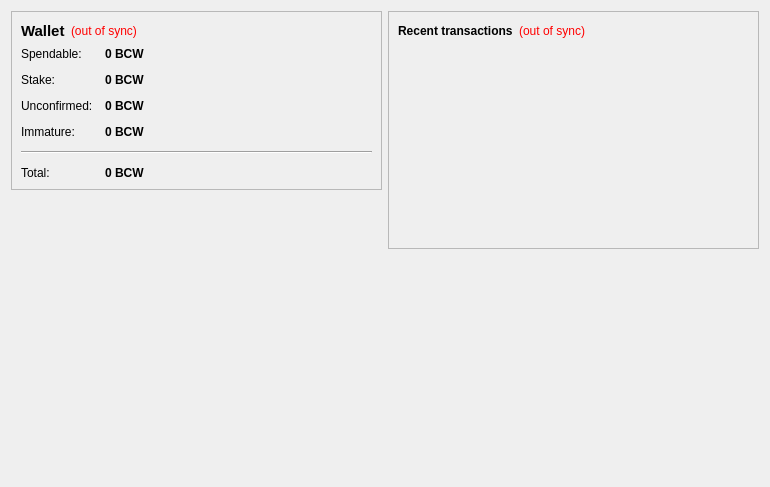
<?xml version="1.0" encoding="UTF-8"?>
<ui version="4.0">
 <class>OverviewPage</class>
 <widget class="QWidget" name="OverviewPage">
  <property name="geometry">
   <rect>
    <x>0</x>
    <y>0</y>
    <width>770</width>
    <height>487</height>
   </rect>
  </property>
  <property name="windowTitle">
   <string>Form</string>
  </property>
  <layout class="QHBoxLayout" name="horizontalLayout" stretch="1,1">
   <item>
    <layout class="QVBoxLayout" name="verticalLayout_2">
     <item>
      <widget class="QFrame" name="frame">
       <property name="frameShape">
        <enum>QFrame::StyledPanel</enum>
       </property>
       <property name="frameShadow">
        <enum>QFrame::Raised</enum>
       </property>
       <layout class="QVBoxLayout" name="verticalLayout_4">
        <item>
         <layout class="QHBoxLayout" name="horizontalLayout_4">
          <item>
           <widget class="QLabel" name="label_5">
            <property name="font">
             <font>
              <pointsize>11</pointsize>
              <weight>75</weight>
              <bold>true</bold>
             </font>
            </property>
            <property name="text">
             <string>Wallet</string>
            </property>
           </widget>
          </item>
          <item>
           <widget class="QLabel" name="labelWalletStatus">
            <property name="toolTip">
             <string>The displayed information may be out of date. Your wallet automatically synchronizes with the BoomChickawahwah network after a connection is established, but this process has not completed yet.</string>
            </property>
            <property name="styleSheet">
             <string notr="true">QLabel { color: red; }</string>
            </property>
            <property name="text">
             <string notr="true">(out of sync)</string>
            </property>
            <property name="alignment">
             <set>Qt::AlignLeading|Qt::AlignLeft|Qt::AlignVCenter</set>
            </property>
           </widget>
          </item>
          <item>
           <spacer name="horizontalSpacer_2">
            <property name="orientation">
             <enum>Qt::Horizontal</enum>
            </property>
            <property name="sizeHint" stdset="0">
             <size>
              <width>40</width>
              <height>20</height>
             </size>
            </property>
           </spacer>
          </item>
         </layout>
        </item>
        <item>
         <layout class="QFormLayout" name="formLayout_2">
          <property name="fieldGrowthPolicy">
           <enum>QFormLayout::AllNonFixedFieldsGrow</enum>
          </property>
          <property name="horizontalSpacing">
           <number>12</number>
          </property>
          <property name="verticalSpacing">
           <number>12</number>
          </property>
          <item row="0" column="0">
           <widget class="QLabel" name="label">
            <property name="text">
             <string>Spendable:</string>
            </property>
           </widget>
          </item>
          <item row="0" column="1">
           <widget class="QLabel" name="labelBalance">
            <property name="font">
             <font>
              <weight>75</weight>
              <bold>true</bold>
             </font>
            </property>
            <property name="cursor">
             <cursorShape>IBeamCursor</cursorShape>
            </property>
            <property name="toolTip">
             <string>Your current spendable balance</string>
            </property>
            <property name="text">
             <string notr="true">0 BCW</string>
            </property>
            <property name="textInteractionFlags">
             <set>Qt::LinksAccessibleByMouse|Qt::TextSelectableByKeyboard|Qt::TextSelectableByMouse</set>
            </property>
           </widget>
          </item>
          <item row="1" column="0">
           <widget class="QLabel" name="label_6">
            <property name="text">
             <string>Stake:</string>
            </property>
           </widget>
          </item>
          <item row="1" column="1">
           <widget class="QLabel" name="labelStake">
            <property name="font">
             <font>
              <weight>75</weight>
              <bold>true</bold>
             </font>
            </property>
            <property name="cursor">
             <cursorShape>IBeamCursor</cursorShape>
            </property>
            <property name="toolTip">
             <string>Total of coins that was staked, and do not yet count toward the current balance</string>
            </property>
            <property name="text">
             <string notr="true">0 BCW</string>
            </property>
            <property name="textInteractionFlags">
             <set>Qt::LinksAccessibleByMouse|Qt::TextSelectableByKeyboard|Qt::TextSelectableByMouse</set>
            </property>
           </widget>
          </item>
          <item row="2" column="0">
           <widget class="QLabel" name="label_3">
            <property name="text">
             <string>Unconfirmed:</string>
            </property>
           </widget>
          </item>
          <item row="2" column="1">
           <widget class="QLabel" name="labelUnconfirmed">
            <property name="font">
             <font>
              <weight>75</weight>
              <bold>true</bold>
             </font>
            </property>
            <property name="cursor">
             <cursorShape>IBeamCursor</cursorShape>
            </property>
            <property name="toolTip">
             <string>Total of transactions that have yet to be confirmed, and do not yet count toward the current balance</string>
            </property>
            <property name="text">
             <string notr="true">0 BCW</string>
            </property>
            <property name="textInteractionFlags">
             <set>Qt::LinksAccessibleByMouse|Qt::TextSelectableByKeyboard|Qt::TextSelectableByMouse</set>
            </property>
           </widget>
          </item>
          <item row="3" column="0">
           <widget class="QLabel" name="labelImmatureText">
            <property name="text">
             <string>Immature:</string>
            </property>
           </widget>
          </item>
          <item row="3" column="1">
           <widget class="QLabel" name="labelImmature">
            <property name="font">
             <font>
              <weight>75</weight>
              <bold>true</bold>
             </font>
            </property>
            <property name="toolTip">
             <string>Mined balance that has not yet matured</string>
            </property>
            <property name="text">
             <string notr="true">0 BCW</string>
            </property>
            <property name="textInteractionFlags">
             <set>Qt::LinksAccessibleByMouse|Qt::TextSelectableByKeyboard|Qt::TextSelectableByMouse</set>
            </property>
           </widget>
          </item>
          <item row="4" column="0" colspan="2">
           <widget class="Line" name="line">
            <property name="orientation">
             <enum>Qt::Horizontal</enum>
            </property>
           </widget>
          </item>
          <item row="5" column="0">
           <widget class="QLabel" name="labelTotalText">
            <property name="text">
             <string>Total:</string>
            </property>
           </widget>
          </item>
          <item row="5" column="1">
           <widget class="QLabel" name="labelTotal">
            <property name="font">
             <font>
              <weight>75</weight>
              <bold>true</bold>
             </font>
            </property>
            <property name="cursor">
             <cursorShape>IBeamCursor</cursorShape>
            </property>
            <property name="toolTip">
             <string>Your current total balance</string>
            </property>
            <property name="text">
             <string notr="true">0 BCW</string>
            </property>
            <property name="textInteractionFlags">
             <set>Qt::LinksAccessibleByMouse|Qt::TextSelectableByKeyboard|Qt::TextSelectableByMouse</set>
            </property>
           </widget>
          </item>
         </layout>
        </item>
       </layout>
      </widget>
     </item>
     <item>
      <spacer name="verticalSpacer">
       <property name="orientation">
        <enum>Qt::Vertical</enum>
       </property>
       <property name="sizeHint" stdset="0">
        <size>
         <width>20</width>
         <height>40</height>
        </size>
       </property>
      </spacer>
     </item>
     <item>
      <widget class="QLabel" name="label_2">
       <property name="autoFillBackground">
        <bool>true</bool>
       </property>
       <property name="text">
        <string/>
       </property>
       <property name="pixmap">
        <pixmap resource="../bitcoin.qrc">:/icons/drmbg</pixmap>
       </property>
       <property name="scaledContents">
        <bool>false</bool>
       </property>
       <property name="margin">
        <number>0</number>
       </property>
      </widget>
     </item>
    </layout>
   </item>
   <item>
    <layout class="QVBoxLayout" name="verticalLayout_3">
     <item>
      <widget class="QFrame" name="frame_2">
       <property name="frameShape">
        <enum>QFrame::StyledPanel</enum>
       </property>
       <property name="frameShadow">
        <enum>QFrame::Raised</enum>
       </property>
       <layout class="QVBoxLayout" name="verticalLayout">
        <item>
         <layout class="QHBoxLayout" name="horizontalLayout_2">
          <item>
           <widget class="QLabel" name="label_4">
            <property name="text">
             <string>&lt;b&gt;Recent transactions&lt;/b&gt;</string>
            </property>
           </widget>
          </item>
          <item>
           <widget class="QLabel" name="labelTransactionsStatus">
            <property name="toolTip">
             <string>The displayed information may be out of date. Your wallet automatically synchronizes with the BoomChickawahwah network after a connection is established, but this process has not completed yet.</string>
            </property>
            <property name="styleSheet">
             <string notr="true">QLabel { color: red; }</string>
            </property>
            <property name="text">
             <string notr="true">(out of sync)</string>
            </property>
            <property name="alignment">
             <set>Qt::AlignRight|Qt::AlignTrailing|Qt::AlignVCenter</set>
            </property>
           </widget>
          </item>
          <item>
           <spacer name="horizontalSpacer">
            <property name="orientation">
             <enum>Qt::Horizontal</enum>
            </property>
            <property name="sizeHint" stdset="0">
             <size>
              <width>40</width>
              <height>20</height>
             </size>
            </property>
           </spacer>
          </item>
         </layout>
        </item>
        <item>
         <widget class="QListView" name="listTransactions">
          <property name="styleSheet">
           <string notr="true">QListView { background: transparent; }</string>
          </property>
          <property name="frameShape">
           <enum>QFrame::NoFrame</enum>
          </property>
          <property name="verticalScrollBarPolicy">
           <enum>Qt::ScrollBarAlwaysOff</enum>
          </property>
          <property name="horizontalScrollBarPolicy">
           <enum>Qt::ScrollBarAlwaysOff</enum>
          </property>
          <property name="selectionMode">
           <enum>QAbstractItemView::NoSelection</enum>
          </property>
         </widget>
        </item>
       </layout>
      </widget>
     </item>
     <item>
      <spacer name="verticalSpacer_2">
       <property name="orientation">
        <enum>Qt::Vertical</enum>
       </property>
       <property name="sizeHint" stdset="0">
        <size>
         <width>20</width>
         <height>40</height>
        </size>
       </property>
      </spacer>
     </item>
    </layout>
   </item>
  </layout>
 </widget>
 <resources/>
 <connections/>
</ui>
